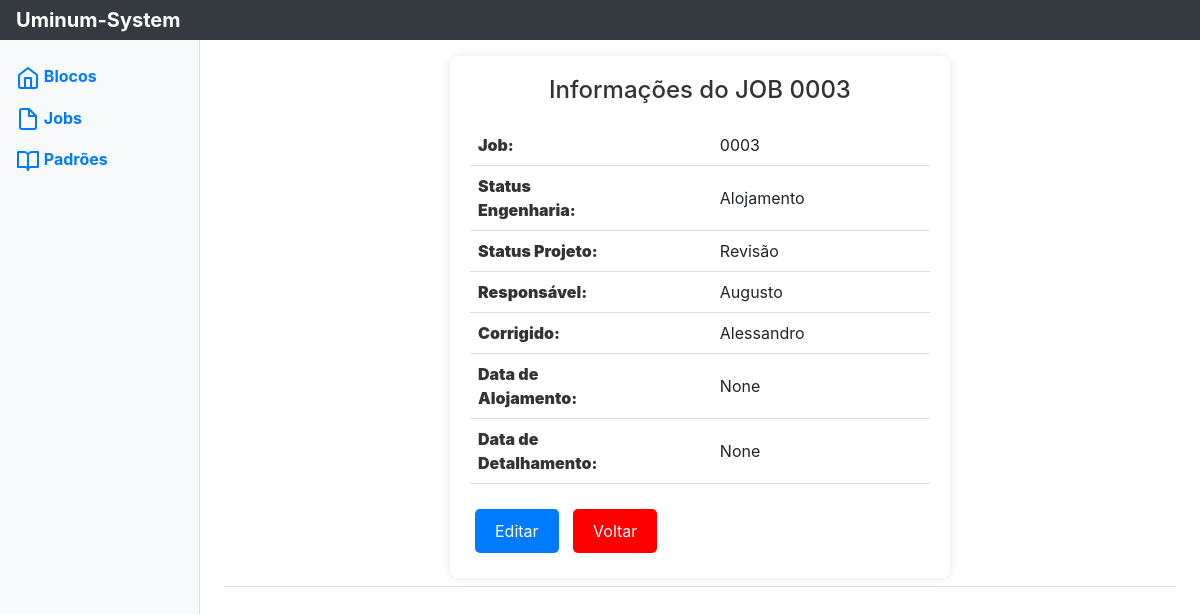
Page /jobs/job/6/ on the earlier database version.
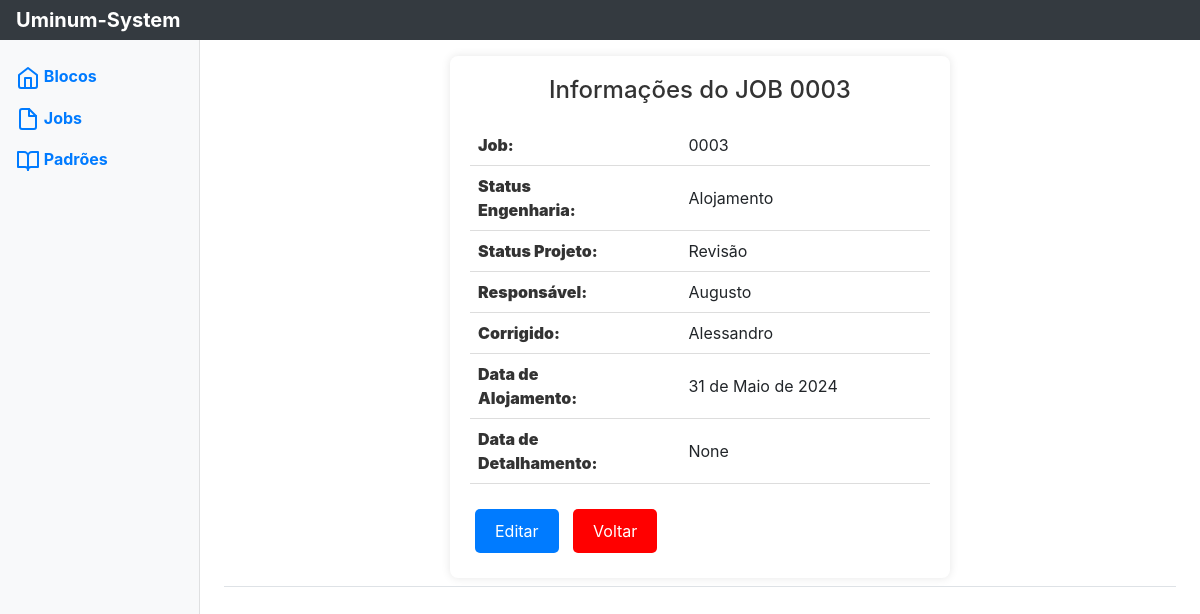
Same page on the later database version.
### jobs/models.py (models this page shows, shortened)
class Jobs(models.Model):
    ID = models.AutoField(primary_key=True)
    job = models.CharField(max_length=4, blank=False, null=False)
    ALOJAMENTO = 'Alojamento'
    DETALHAMENTO = 'Detalhamento'
    STATUS_CHOICES_ENG = [
        (ALOJAMENTO, 'Alojamento'),
        (DETALHAMENTO, 'Detalhamento'),
    ]
    Status_Engenharia = models.CharField(max_length=12, choices=STATUS_CHOICES_ENG)
    ANDAMENTO = 'Andamento'
    REVISAO = 'Revisão'
    REVISAO_SUPERIOR = 'Crestani'
    FINALIZADO = 'Finalizado'
    STATUS_CHOICES_PROJ = [
        (ANDAMENTO, 'Andamento'),
        (REVISAO, 'Revisao'),
        (REVISAO_SUPERIOR, 'Revisao_Crestani'),
        (FINALIZADO, 'Finalizado'),
    ]
    Status_Projeto = models.CharField(max_length=10, choices=STATUS_CHOICES_PROJ)
    AUGUSTO = 'Augusto'
    ALESSANDRO = 'Alessandro'
    GUILHERME = 'Guilherme'
    GUSTAVO = 'Gustavo'
    STATUS_CHOICES_RESP = [
        (AUGUSTO, 'Augusto'),
        (ALESSANDRO, 'Alessandro'),
        (GUILHERME, 'Guilherme'),
        (GUSTAVO, 'Gustavo'),
    ]
    Responsavel = models.CharField(max_length=12, blank=False, null=False, choices=STATUS_CHOICES_RESP)
    Corrigido = models.CharField(max_length=12, blank=False, null=False, choices=STATUS_CHOICES_RESP)
    Data_Alojamento = models.DateField(blank=True, null=True)
    Data_Detalhamento = models.DateField(blank=True, null=True)

### jobs/views.py (the view)
# urls.py: path('job/<int:pk>/', detalheJob.as_view(), name='DetalheJob'),
class detalheJob(DetailView):
    model = Jobs
    template_name = 'detalha_job.html'
    context_object_name = 'object'
    pk_url_kwarg = 'pk' #Utilizar pk pois 'pk' é o valor do ID do objeto

### jobs/templates/detalha_job.html (shortened to what this page needs)
{% extends "base.html" %}
{% block content %}
<div class="produto-card">
    <h1>Informações do JOB {{ object.job }}</h1>
    <table class="info-table">
        <tr>
            <td><strong>Job:</strong></td>
            <td></td>
            <td></td>
            <td></td>
            <td>{{ object.job }}</td>
        </tr>
        <tr>
            <td><strong>Status Engenharia:</strong></td>
            <td></td>
            <td></td>
            <td></td>
            <td>{{ object.Status_Engenharia }}</td>
        </tr>
        <tr>
            <td><strong>Status Projeto:</strong></td>
            <td></td>
            <td></td>
            <td></td>
            <td>{{ object.Status_Projeto }}</td>
        </tr>
        <tr>
            <td><strong>Responsável:</strong></td>
            <td></td>
            <td></td>
            <td></td>
            <td>{{ object.Responsavel }}</td>
        </tr>
        <tr>
            <td><strong>Corrigido:</strong></td>
            <td></td>
            <td></td>
            <td></td>
            <td>{{ object.Corrigido }}</td>
        </tr>
        <tr>
            <td><strong>Data de Alojamento:</strong></td>
            <td></td>
            <td></td>
            <td></td>
            <td>{{ object.Data_Alojamento }}</td>
        </tr>
        <tr>
            <td><strong>Data de Detalhamento:</strong></td>
            <td></td>
            <td></td>
            <td></td>
            <td>{{ object.Data_Detalhamento }}</td>
        </tr>
    </table>
    <a href="{% url 'EditaJob' pk=object.pk %}"><button class="editar">Editar</button></a>
    <a href="{% url 'ListaJob' %}"><button class="voltar">Voltar</button></a>
</div>
{% endblock %}

Differences in the rows shown:
changed Jobs "Alojamento": Data_Alojamento "None" → "31 de Maio de 2024"
